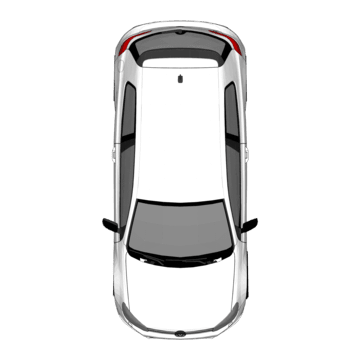
#> input picture assets/enemy-oncoming-source.png, 360 x 360 px
$ python process-player-car.py ../assets/enemy-oncoming-source.png out.png
#> lines starting #> are read from the running program, lines starting #| are printed output that depends on the picture
#!/usr/bin/env python3
"""
차량 탑뷰 이미지에서 가장자리와 연결된 검은 배경만 투명 처리해 RGBA PNG로 저장합니다.
(첨부가 .png 확장자여도 JPEG인 경우가 있음 — 알파는 이 스크립트로 생성)

사용: python3 scripts/process-player-car.py 입력.jpg public/images/player-car.png
"""
from __future__ import annotations

import sys
from collections import deque
from pathlib import Path

from PIL import Image


def is_bg(r: int, g: int, b: int) -> bool:
    return r < 52 and g < 52 and b < 52 and (r + g + b) < 145


def flood_background_rgba(im: Image.Image) -> Image.Image:
    im = im.convert("RGB")
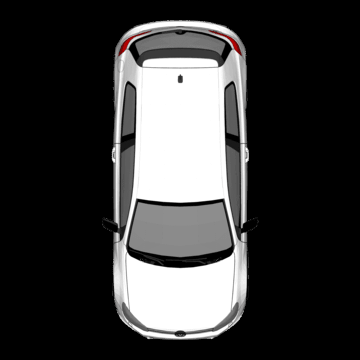
#> im: PIL image 360x360 RGB; mean R, G, B 58.8, 58.6, 58.6
    w, h = im.size
#> w = 360; h = 360
    px = im.load()
    bg = [[False] * w for _ in range(h)]
    q: deque[tuple[int, int]] = deque()

    for x in range(w):
        for y in (0, h - 1):
            r, g, b = px[x, y]
            if is_bg(r, g, b) and not bg[y][x]:
                bg[y][x] = True
                q.append((x, y))
#> after the loop, bg = 360 items
    for y in range(h):
        for x in (0, w - 1):
            r, g, b = px[x, y]
            if is_bg(r, g, b) and not bg[y][x]:
                bg[y][x] = True
                q.append((x, y))

    while q:
        x, y = q.popleft()
        for nx, ny in ((x + 1, y), (x - 1, y), (x, y + 1), (x, y - 1)):
            if nx < 0 or nx >= w or ny < 0 or ny >= h or bg[ny][nx]:
                continue
            r, g, b = px[nx, ny]
            if is_bg(r, g, b):
                bg[ny][nx] = True
                q.append((nx, ny))
#> this loop made 88878 passes
#> (x, y) on passes 1 to 3: (0, 0), (0, 359), (1, 0)

    out = Image.new("RGBA", (w, h))
#> out: PIL image 360x360 RGBA; every value is 0
    op = out.load()
    for y in range(h):
        for x in range(w):
            r, g, b = px[x, y]
            if bg[y][x]:
                op[x, y] = (0, 0, 0, 0)
            else:
                op[x, y] = (r, g, b, 255)
    return out


def main() -> None:
    if len(sys.argv) != 3:
        print(__doc__, file=sys.stderr)
        sys.exit(1)
    src = Path(sys.argv[1])
    dst = Path(sys.argv[2])
    out = flood_background_rgba(Image.open(src))
    dst.parent.mkdir(parents=True, exist_ok=True)
    out.save(dst, "PNG", optimize=True)
    a = out.split()[-1].getextrema()
#> a = (0, 255)
    print(f"OK {dst} alpha extrema={a}")
#| OK out.png alpha extrema=(0, 255)


if __name__ == "__main__":
    main()
